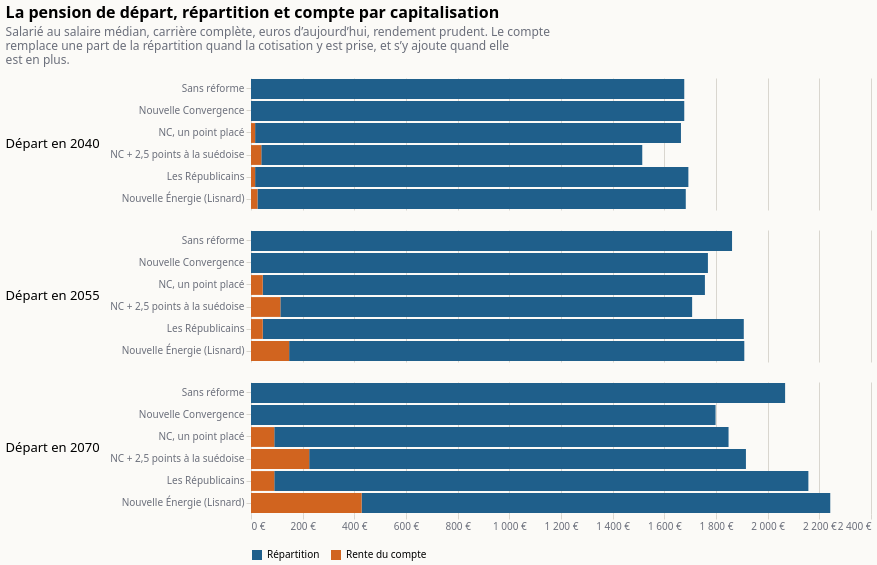

This figure's Vega-Lite source:
### Vega-Lite specification from a JSON file in a GitHub repository (floating-point values rounded to 4 significant figures)
{"$schema": "https://vega.github.io/schema/vega-lite/v6.json", "title": {"text": "La pension de départ, répartition et compte par capitalisation", "subtitle": ["Salarié au salaire médian, carrière complète, euros d’aujourd’hui, rendement prudent. Le compte", "remplace une part de la répartition quand la cotisation y est prise, et s’y ajoute quand elle", "est en plus."], "anchor": "start", "fontSize": 16, "subtitleColor": "#6b6f7b", "subtitlePadding": 6, "offset": 12}, "background": "#fbfaf7", "config": {"font": "system-ui, sans-serif", "axis": {"gridColor": "#d9d6cf", "labelColor": "#6b6f7b", "domain": false, "tickColor": "#d9d6cf"}, "legend": {"orient": "bottom", "columns": 3, "labelLimit": 400, "symbolOpacity": 1}, "view": {"stroke": null}}, "data": {"values": [{"annee": "Départ en 2040", "scenario": "Sans réforme", "source": "Répartition", "valeur": 1677.0}, {"annee": "Départ en 2040", "scenario": "Sans réforme", "source": "Rente du compte", "valeur": 0}, {"annee": "Départ en 2055", "scenario": "Sans réforme", "source": "Répartition", "valeur": 1862.0}, {"annee": "Départ en 2055", "scenario": "Sans réforme", "source": "Rente du compte", "valeur": 0}, {"annee": "Départ en 2070", "scenario": "Sans réforme", "source": "Répartition", "valeur": 2068.0}, {"annee": "Départ en 2070", "scenario": "Sans réforme", "source": "Rente du compte", "valeur": 0}, {"annee": "Départ en 2040", "scenario": "Nouvelle Convergence", "source": "Répartition", "valeur": 1677.0}, {"annee": "Départ en 2040", "scenario": "Nouvelle Convergence", "source": "Rente du compte", "valeur": 0}, {"annee": "Départ en 2055", "scenario": "Nouvelle Convergence", "source": "Répartition", "valeur": 1769.0}, {"annee": "Départ en 2055", "scenario": "Nouvelle Convergence", "source": "Rente du compte", "valeur": 0}, {"annee": "Départ en 2070", "scenario": "Nouvelle Convergence", "source": "Répartition", "valeur": 1798.0}, {"annee": "Départ en 2070", "scenario": "Nouvelle Convergence", "source": "Rente du compte", "valeur": 0}, {"annee": "Départ en 2040", "scenario": "NC, un point placé", "source": "Répartition", "valeur": 1648.0}, {"annee": "Départ en 2040", "scenario": "NC, un point placé", "source": "Rente du compte", "valeur": 15.94}, {"annee": "Départ en 2055", "scenario": "NC, un point placé", "source": "Répartition", "valeur": 1712.0}, {"annee": "Départ en 2055", "scenario": "NC, un point placé", "source": "Rente du compte", "valeur": 45.46}, {"annee": "Départ en 2070", "scenario": "NC, un point placé", "source": "Répartition", "valeur": 1758.0}, {"annee": "Départ en 2070", "scenario": "NC, un point placé", "source": "Rente du compte", "valeur": 90.09}, {"annee": "Départ en 2040", "scenario": "NC + 2,5 points à la suédoise", "source": "Répartition", "valeur": 1475.0}, {"annee": "Départ en 2040", "scenario": "NC + 2,5 points à la suédoise", "source": "Rente du compte", "valeur": 39.85}, {"annee": "Départ en 2055", "scenario": "NC + 2,5 points à la suédoise", "source": "Répartition", "valeur": 1594.0}, {"annee": "Départ en 2055", "scenario": "NC + 2,5 points à la suédoise", "source": "Rente du compte", "valeur": 113.6}, {"annee": "Départ en 2070", "scenario": "NC + 2,5 points à la suédoise", "source": "Répartition", "valeur": 1691.0}, {"annee": "Départ en 2070", "scenario": "NC + 2,5 points à la suédoise", "source": "Rente du compte", "valeur": 225.2}, {"annee": "Départ en 2040", "scenario": "Les Républicains", "source": "Répartition", "valeur": 1677.0}, {"annee": "Départ en 2040", "scenario": "Les Républicains", "source": "Rente du compte", "valeur": 15.94}, {"annee": "Départ en 2055", "scenario": "Les Républicains", "source": "Répartition", "valeur": 1862.0}, {"annee": "Départ en 2055", "scenario": "Les Républicains", "source": "Rente du compte", "valeur": 45.46}, {"annee": "Départ en 2070", "scenario": "Les Républicains", "source": "Répartition", "valeur": 2068.0}, {"annee": "Départ en 2070", "scenario": "Les Républicains", "source": "Rente du compte", "valeur": 90.09}, {"annee": "Départ en 2040", "scenario": "Nouvelle Énergie (Lisnard)", "source": "Répartition", "valeur": 1658.0}, {"annee": "Départ en 2040", "scenario": "Nouvelle Énergie (Lisnard)", "source": "Rente du compte", "valeur": 25.11}, {"annee": "Départ en 2055", "scenario": "Nouvelle Énergie (Lisnard)", "source": "Répartition", "valeur": 1762.0}, {"annee": "Départ en 2055", "scenario": "Nouvelle Énergie (Lisnard)", "source": "Rente du compte", "valeur": 147.6}, {"annee": "Départ en 2070", "scenario": "Nouvelle Énergie (Lisnard)", "source": "Répartition", "valeur": 1814.0}, {"annee": "Départ en 2070", "scenario": "Nouvelle Énergie (Lisnard)", "source": "Rente du compte", "valeur": 428.2}]}, "facet": {"row": {"field": "annee", "type": "nominal", "title": null, "header": {"labelFontSize": 13, "labelAngle": 0, "labelAlign": "left"}}}, "spec": {"width": 620, "height": {"step": 22}, "mark": {"type": "bar"}, "encoding": {"y": {"field": "scenario", "type": "nominal", "title": null, "sort": ["Sans réforme", "Nouvelle Convergence", "NC, un point placé", "NC + 2,5 points à la suédoise", "Les Républicains", "Nouvelle Énergie (Lisnard)"], "axis": {"labelLimit": 400}}, "x": {"field": "valeur", "type": "quantitative", "stack": "zero", "title": null, "axis": {"labelExpr": "replace(format(datum.value, ',.0f'), ',', ' ') + ' €'"}}, "color": {"field": "source", "type": "nominal", "title": null, "scale": {"domain": ["Répartition", "Rente du compte"], "range": ["#1f5f8b", "#d1641f"]}}, "order": {"field": "source", "sort": "ascending"}}}}
